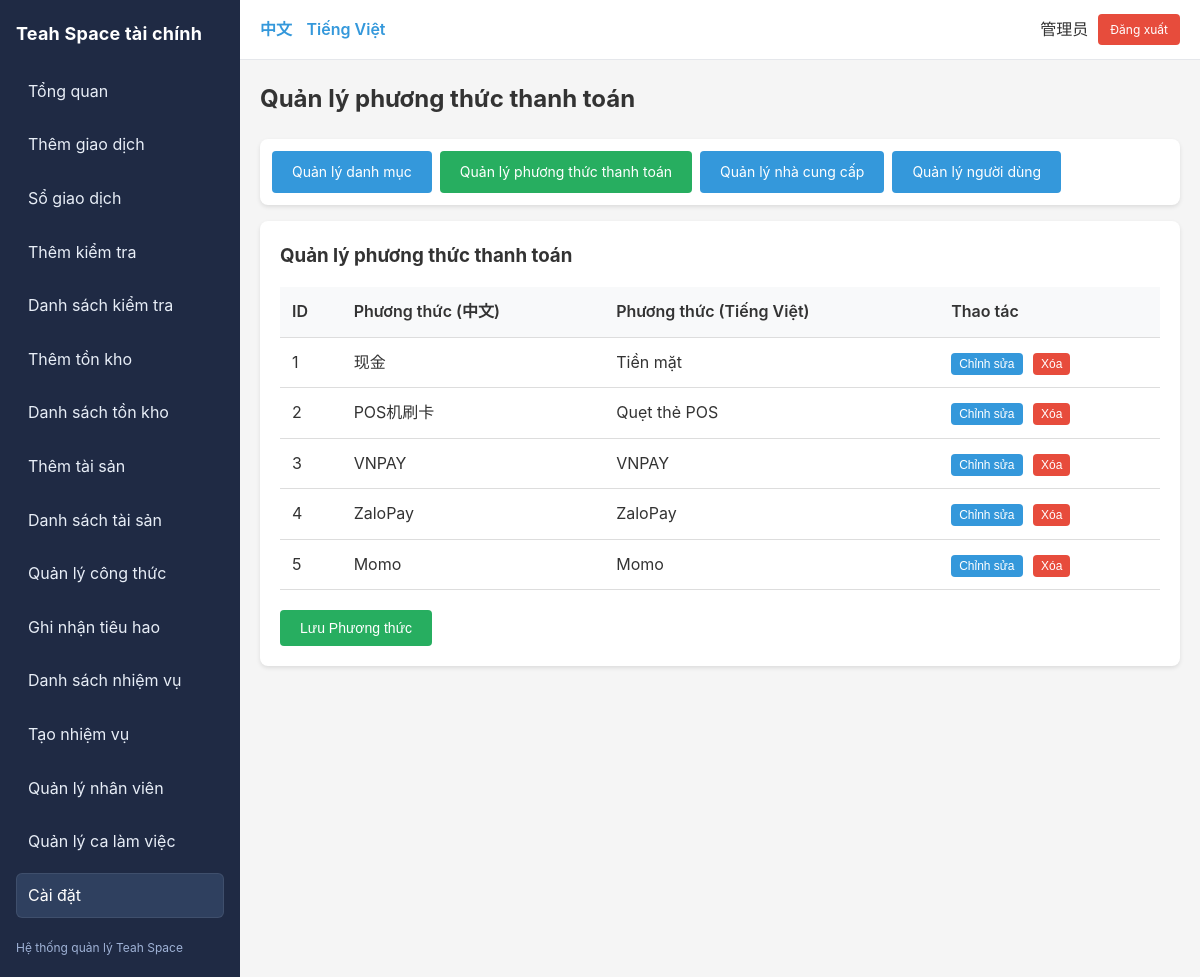
Page /index.php?r=settings/paymentMethods (signed in) on the committed database.
### tables this page shows
CREATE TABLE IF NOT EXISTS users (
  id INT AUTO_INCREMENT PRIMARY KEY,
  username VARCHAR(64) NOT NULL UNIQUE COMMENT '用户名',
  password_hash VARCHAR(255) NOT NULL COMMENT '密码哈希',
  display_name VARCHAR(64) NOT NULL COMMENT '显示名称',
  role_id INT NOT NULL COMMENT '角色ID',
  is_active TINYINT(1) NOT NULL DEFAULT 1 COMMENT '是否激活',
  created_at TIMESTAMP DEFAULT CURRENT_TIMESTAMP COMMENT '创建时间',
  updated_at TIMESTAMP DEFAULT CURRENT_TIMESTAMP ON UPDATE CURRENT_TIMESTAMP COMMENT '更新时间',
  CONSTRAINT fk_users_role FOREIGN KEY (role_id) REFERENCES roles(id) ON DELETE RESTRICT,
  INDEX idx_username (username),
  INDEX idx_role (role_id)
);

CREATE TABLE IF NOT EXISTS payment_methods (
  id INT AUTO_INCREMENT PRIMARY KEY,
  name_zh VARCHAR(64) NOT NULL COMMENT '中文名称',
  name_vi VARCHAR(64) NOT NULL COMMENT '越南语名称',
  is_active TINYINT(1) NOT NULL DEFAULT 1 COMMENT '是否激活'
);

### app/controllers/SettingController.php (called while the page is built, shortened)
<?php
require_once __DIR__ . '/../core/Auth.php';
require_once __DIR__ . '/../models/PaymentMethod.php';
require_once __DIR__ . '/../models/User.php';
require_once __DIR__ . '/../core/DB.php';
class SettingController {
  public function paymentMethods() {
    $paymentMethods = PaymentMethod::all();
    include __DIR__ . '/../views/settings/payment_methods.php';
  }
}

### app/core/Router.php (called while the page is built, shortened)
<?php
class Router {
  public static function dispatch() {
    $defaultRoute = 'reports/dashboard';
    $r = $_GET['r'] ?? $defaultRoute;
    [$controller, $action] = array_pad(explode('/', $r), 2, 'index');
    $obj = new $controller;
    call_user_func([$obj, $action]);
  }
}

### public/index.php (called while the page is built, shortened)
<?php
require_once __DIR__ . '/../app/config/db.php';
require_once __DIR__ . '/../app/core/DB.php';
require_once __DIR__ . '/../app/core/Router.php';
require_once __DIR__ . '/../app/core/Auth.php';
require_once __DIR__ . '/../app/core/I18n.php';
Router::dispatch();

### app/core/I18n.php (called while the page is built, shortened)
<?php
class I18n {
  private static $lang = [];
  private static $current = 'vi';
  public static function init() {
    self::$current = $_SESSION['lang'] ?? 'vi';
    $langFile = __DIR__ . "/../../lang/" . self::$current . ".php";
    if (file_exists($langFile)) {
      self::$lang = require $langFile;
    } else {
      self::$lang = [];
    }
  }
  public static function t($key) {
    return self::$lang[$key] ?? $key;
  }
  public static function current() {
    return self::$current;
  }
}
function __($key) {
  return I18n::t($key);
}

### app/core/Auth.php (called while the page is built, shortened)
<?php
require_once __DIR__ . '/../models/User.php';
class Auth {
  public static function check() {
    return isset($_SESSION['user_id']);
  }
  public static function user() {
    return User::find($_SESSION['user_id']);
  }
}

### app/core/DB.php (called while the page is built)
<?php
class DB {
  private static $conn = null;
  public static function conn() {
    if (self::$conn === null) {
      $config = require __DIR__ . '/../config/db.php';
      try {
        $dsn = "mysql:host={$config['host']};dbname={$config['dbname']};charset={$config['charset']}";
        self::$conn = new PDO($dsn, $config['user'], $config['pass'], [
          PDO::ATTR_ERRMODE => PDO::ERRMODE_EXCEPTION,
          PDO::ATTR_DEFAULT_FETCH_MODE => PDO::FETCH_ASSOC,
          PDO::ATTR_EMULATE_PREPARES => false,
        ]);
      } catch (PDOException $e) {
        die('Database connection failed: ' . $e->getMessage());
      }
    }
    return self::$conn;
  }
}

### app/models/User.php (called while the page is built, shortened)
<?php
require_once __DIR__ . '/../core/DB.php';
class User {
  public static function find($id) {
    $stmt = DB::conn()->prepare("
      SELECT u.*, r.`key` as role_key, r.name_zh as role_name_zh, r.name_vi as role_name_vi
      FROM users u
      JOIN roles r ON u.role_id = r.id
      WHERE u.id = ?
    ");
    $stmt->execute([$id]);
    return $stmt->fetch();
  }
}

### app/models/PaymentMethod.php (called while the page is built, shortened)
<?php
require_once __DIR__ . '/../core/DB.php';
class PaymentMethod {
  public static function all($filters = []) {
    $where = [];
    $params = [];
    $sql = "SELECT * FROM payment_methods";
    $sql .= " ORDER BY id";
    $stmt = DB::conn()->prepare($sql);
    $stmt->execute($params);
    return $stmt->fetchAll();
  }
}

### app/views/settings/payment_methods.php (the view, shortened to what this page needs)
<?php
include __DIR__ . '/../layout/header.php';
$current = $_GET['r'] ?? '';
?>
<h2 style="margin-bottom: 20px;"><?= __('setting.payment_methods') ?></h2>
<div class="card" style="padding: 12px; margin-bottom: 16px;">
  <div style="display: flex; gap: 8px; flex-wrap: wrap;">
    <a class="btn <?= $current === 'settings/categories' ? 'btn-success' : '' ?>" href="/index.php?r=settings/categories"><?= __('setting.categories') ?></a>
    <a class="btn <?= $current === 'settings/paymentMethods' ? 'btn-success' : '' ?>" href="/index.php?r=settings/paymentMethods"><?= __('setting.payment_methods') ?></a>
    <a class="btn <?= $current === 'settings/vendors' ? 'btn-success' : '' ?>" href="/index.php?r=settings/vendors"><?= __('setting.vendors') ?></a>
    <?php if (Auth::user()['role_key'] === 'owner'): ?>
    <a class="btn <?= $current === 'settings/users' ? 'btn-success' : '' ?>" href="/index.php?r=settings/users"><?= __('setting.users') ?></a>
    <?php endif; ?>
  </div>
</div>
<div class="card">
  <h3 style="margin-bottom: 16px;"><?= __('setting.payment_methods') ?></h3>
  <table>
    <tr>
      <th>ID</th>
      <th><?= __('field.payment') ?> (中文)</th>
      <th><?= __('field.payment') ?> (Tiếng Việt)</th>
      <th><?= __('list.actions') ?></th>
    </tr>
    <?php foreach ($paymentMethods as $pm): ?>
    <tr>
      <td><?= $pm['id'] ?></td>
      <td><?= htmlspecialchars($pm['name_zh']) ?></td>
      <td><?= htmlspecialchars($pm['name_vi']) ?></td>
      <td>
        <button onclick="editPaymentMethod(<?= htmlspecialchars(json_encode($pm)) ?>)" class="btn" style="padding: 4px 8px; font-size: 12px;">
          <?= __('btn.edit') ?>
        </button>
        <form method="post" style="display:inline-block; margin-left:6px;" onsubmit="return confirm('<?= __('btn.delete') ?>?');">
          <button type="submit" class="btn btn-danger" style="padding: 4px 8px; font-size: 12px;"><?= __('btn.delete') ?></button>
        </form>
      </td>
    </tr>
    <?php endforeach; ?>
  </table>
  <div style="margin-top: 20px;">
    <button onclick="showAddForm()" class="btn btn-success"><?= __('btn.save') ?> <?= __('field.payment') ?></button>
  </div>
</div>
<?php include __DIR__ . '/../layout/footer.php'; ?>

### app/views/layout/header.php (shortened to what this page needs)
<!doctype html>
<html lang="<?= I18n::current() ?>">
<head>
</head>
<body>
<?php if (Auth::check()): ?>
<div class="layout">
  <aside class="sidebar">
    <div class="brand"><?= __('app.name') ?></div>
    <nav class="nav-vertical">
      <?php if (Auth::user()['role_key'] === 'manager'): ?>
      <a href="/index.php?r=manager/dashboard" class="<?= ($_GET['r'] ?? '') === 'manager/dashboard' ? 'active' : '' ?>">
        <?= __('manager.dashboard') ?>
      </a>
      <?php else: ?>
      <a href="/index.php?r=reports/dashboard" class="<?= ($_GET['r'] ?? '') === 'reports/dashboard' ? 'active' : '' ?>">
        <?= __('nav.dashboard') ?>
      </a>
      <?php endif; ?>
      <a href="/index.php?r=transactions/create" class="<?= ($_GET['r'] ?? '') === 'transactions/create' ? 'active' : '' ?>">
        <?= __('nav.add') ?>
      </a>
      <a href="/index.php?r=transactions/list" class="<?= ($_GET['r'] ?? '') === 'transactions/list' ? 'active' : '' ?>">
        <?= __('nav.list') ?>
      </a>
      <?php if (in_array(Auth::user()['role_key'], ['owner', 'manager', 'accountant'])): ?>
      <a href="/index.php?r=inspections/create" class="<?= ($_GET['r'] ?? '') === 'inspections/create' ? 'active' : '' ?>">
        <?= __('nav.inspections_create') ?>
      </a>
      <a href="/index.php?r=inspections/list" class="<?= ($_GET['r'] ?? '') === 'inspections/list' ? 'active' : '' ?>">
        <?= __('nav.inspections') ?>
      </a>
      <a href="/index.php?r=materials/create" class="<?= ($_GET['r'] ?? '') === 'materials/create' ? 'active' : '' ?>">
        <?= __('nav.materials_create') ?>
      </a>
      <a href="/index.php?r=materials/list" class="<?= ($_GET['r'] ?? '') === 'materials/list' ? 'active' : '' ?>">
        <?= __('nav.materials_list') ?>
      </a>
      <a href="/index.php?r=assets/create" class="<?= ($_GET['r'] ?? '') === 'assets/create' ? 'active' : '' ?>">
        <?= __('nav.assets_create') ?>
      </a>
      <a href="/index.php?r=assets/list" class="<?= ($_GET['r'] ?? '') === 'assets/list' ? 'active' : '' ?>">
        <?= __('nav.assets_list') ?>
      </a>
      <a href="/index.php?r=drinks/recipes" class="<?= ($_GET['r'] ?? '') === 'drinks/recipes' ? 'active' : '' ?>">
        <?= __('nav.recipes') ?>
      </a>
      <a href="/index.php?r=drinks/consume" class="<?= ($_GET['r'] ?? '') === 'drinks/consume' ? 'active' : '' ?>">
        <?= __('nav.consume') ?>
      </a>
      <?php endif; ?>
      <a href="/index.php?r=tasks/list" class="<?= strpos($_GET['r'] ?? '', 'tasks') === 0 ? 'active' : '' ?>">
        <?= __('task.list') ?>
      </a>
      <?php if (in_array(Auth::user()['role_key'], ['owner', 'manager'])): ?>
      <a href="/index.php?r=tasks/create" class="<?= ($_GET['r'] ?? '') === 'tasks/create' ? 'active' : '' ?>">
        <?= __('task.create') ?>
      </a>
      <?php endif; ?>
      <?php if (in_array(Auth::user()['role_key'], ['owner', 'manager', 'accountant'])): ?>
      <a href="/index.php?r=employees/list" class="<?= strpos($_GET['r'] ?? '', 'employees') === 0 ? 'active' : '' ?>">
        <?= __('employee.list') ?>
      </a>
      <a href="/index.php?r=shifts/list" class="<?= strpos($_GET['r'] ?? '', 'shifts') === 0 ? 'active' : '' ?>">
        <?= __('shift.list') ?>
      </a>
      <a href="/index.php?r=settings/categories" class="<?= strpos($_GET['r'] ?? '', 'settings') === 0 ? 'active' : '' ?>">
        <?= __('nav.settings') ?>
      </a>
      <?php endif; ?>
    </nav>
    <div class="hint"><?= __('app.title') ?></div>
  </aside>
  <div class="main" style="flex: 1; min-width: 0;">
    <div class="topbar">
      <div class="lang-switch">
        <a href="?<?= http_build_query(array_merge($_GET, ['lang' => 'zh'])) ?>">中文</a>
        <a href="?<?= http_build_query(array_merge($_GET, ['lang' => 'vi'])) ?>">Tiếng Việt</a>
      </div>
      <div class="user-box">
        <span><?= htmlspecialchars(Auth::user()['display_name']) ?></span>
        <a href="/index.php?r=auth/logout" class="btn btn-danger" style="padding: 6px 12px; font-size: 12px;">
          <?= __('nav.logout') ?>
        </a>
      </div>
    </div>
    <div class="container">
<?php else: ?>
<div class="container">
<?php endif; ?>

### app/views/layout/header.php (style rules this page uses)
* { margin: 0; padding: 0; box-sizing: border-box; }
body { font-family: -apple-system, BlinkMacSystemFont, 'Segoe UI', Roboto, 'Helvetica Neue', Arial, sans-serif; background: #f5f5f5; color: #333; line-height: 1.6; }
.layout { display: flex; min-height: 100vh; }
.sidebar { width: 240px; background: #1f2a44; color: #e8eef7; padding: 20px 16px; }
.sidebar .brand { font-weight: 700; font-size: 18px; margin-bottom: 20px; color: #fff; letter-spacing: 0.2px; }
.nav-vertical { display: flex; flex-direction: column; gap: 8px; }
.nav-vertical a { color: #e8eef7; text-decoration: none; padding: 10px 12px; border-radius: 6px; transition: background 0.2s, color 0.2s; }
.nav-vertical a.active { background: #2f405f; color: #fff; box-shadow: inset 0 0 0 1px rgba(255,255,255,0.08); }
.sidebar .hint { margin-top: 20px; font-size: 12px; color: #9fb2d6; }
.topbar { background: #fff; padding: 14px 20px; display: flex; align-items: center; justify-content: space-between; border-bottom: 1px solid #e5e7eb; position: sticky; top: 0; z-index: 10; }
.topbar .lang-switch a { color: #3498db; text-decoration: none; margin-right: 10px; font-weight: 600; }
.topbar .lang-switch a:last-child { margin-right: 0; }
.topbar .user-box { display: flex; align-items: center; gap: 10px; }
.container { max-width: 1200px; margin: 0 auto; padding: 20px; }
.card { background: white; border-radius: 8px; padding: 20px; margin-bottom: 20px; box-shadow: 0 2px 4px rgba(0,0,0,0.1); }
.btn { display: inline-block; padding: 10px 20px; background: #3498db; color: white; text-decoration: none; border-radius: 4px; border: none; cursor: pointer; font-size: 14px; }
.btn-danger { background: #e74c3c; }
.btn-success { background: #27ae60; }
table { width: 100%; border-collapse: collapse; background: white; }
table th, table td { padding: 12px; text-align: left; border-bottom: 1px solid #ddd; }
table th { background: #f8f9fa; font-weight: 600; }

### rows in the picture
users: display_name "管理员"
payment_methods: id "1", name_zh "现金", name_vi "Tiền mặt"
payment_methods: id "2", name_zh "POS机刷卡", name_vi "Quẹt thẻ POS"
payment_methods: id "3", name_zh "VNPAY", name_vi "VNPAY"
payment_methods: id "4", name_zh "ZaloPay", name_vi "ZaloPay"
payment_methods: id "5", name_zh "Momo", name_vi "Momo"

### other values in the picture
__('app.name') "Teah Space tài chính"
__('nav.dashboard') "Tổng quan"
__('nav.add') "Thêm giao dịch"
__('nav.list') "Sổ giao dịch"
__('nav.inspections_create') "Thêm kiểm tra"
__('nav.inspections') "Danh sách kiểm tra"
__('nav.materials_create') "Thêm tồn kho"
__('nav.materials_list') "Danh sách tồn kho"
__('nav.assets_create') "Thêm tài sản"
__('nav.assets_list') "Danh sách tài sản"
__('nav.recipes') "Quản lý công thức"
__('nav.consume') "Ghi nhận tiêu hao"
__('task.list') "Danh sách nhiệm vụ"
__('task.create') "Tạo nhiệm vụ"
__('employee.list') "Quản lý nhân viên"
